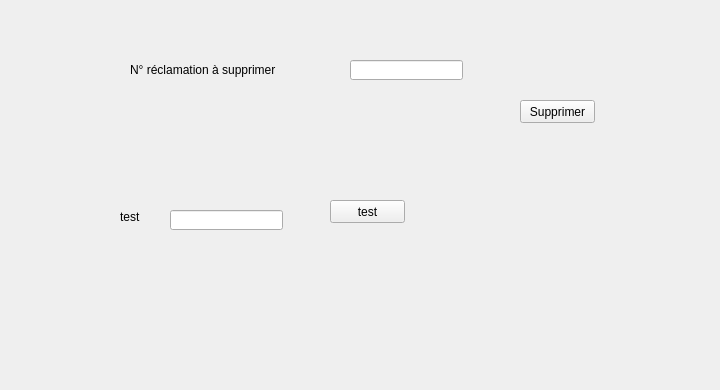
      <widget class="QWidget" name="supp">
       <attribute name="title">
        <string>Supprimer une reclamation</string>
       </attribute>
       <widget class="QLineEdit" name="lineEdit_codean_2">
        <property name="geometry">
         <rect>
          <x>350</x>
          <y>60</y>
          <width>113</width>
          <height>20</height>
         </rect>
        </property>
       </widget>
       <widget class="QLabel" name="label_5">
        <property name="geometry">
         <rect>
          <x>130</x>
          <y>60</y>
          <width>161</width>
          <height>20</height>
         </rect>
        </property>
        <property name="text">
         <string>N° réclamation à supprimer</string>
        </property>
       </widget>
       <widget class="QPushButton" name="pb_supprimer">
        <property name="geometry">
         <rect>
          <x>520</x>
          <y>100</y>
          <width>75</width>
          <height>23</height>
         </rect>
        </property>
        <property name="text">
         <string>Supprimer</string>
        </property>
       </widget>
       <widget class="QLabel" name="label_pic">
        <property name="enabled">
         <bool>true</bool>
        </property>
        <property name="geometry">
         <rect>
          <x>20</x>
          <y>10</y>
          <width>691</width>
          <height>371</height>
         </rect>
        </property>
        <property name="text">
         <string/>
        </property>
       </widget>
       <widget class="QLabel" name="label_18">
        <property name="geometry">
         <rect>
          <x>120</x>
          <y>210</y>
          <width>47</width>
          <height>13</height>
         </rect>
        </property>
        <property name="text">
         <string>test</string>
        </property>
       </widget>
       <widget class="QLineEdit" name="lineEdit_13">
        <property name="geometry">
         <rect>
          <x>170</x>
          <y>210</y>
          <width>113</width>
          <height>20</height>
         </rect>
        </property>
       </widget>
       <widget class="QPushButton" name="pushButton_2">
        <property name="geometry">
         <rect>
          <x>330</x>
          <y>200</y>
          <width>75</width>
          <height>23</height>
         </rect>
        </property>
        <property name="text">
         <string>test</string>
        </property>
       </widget>
       <zorder>label_pic</zorder>
       <zorder>lineEdit_codean_2</zorder>
       <zorder>label_5</zorder>
       <zorder>pb_supprimer</zorder>
       <zorder>label_18</zorder>
       <zorder>lineEdit_13</zorder>
       <zorder>pushButton_2</zorder>
      </widget>
